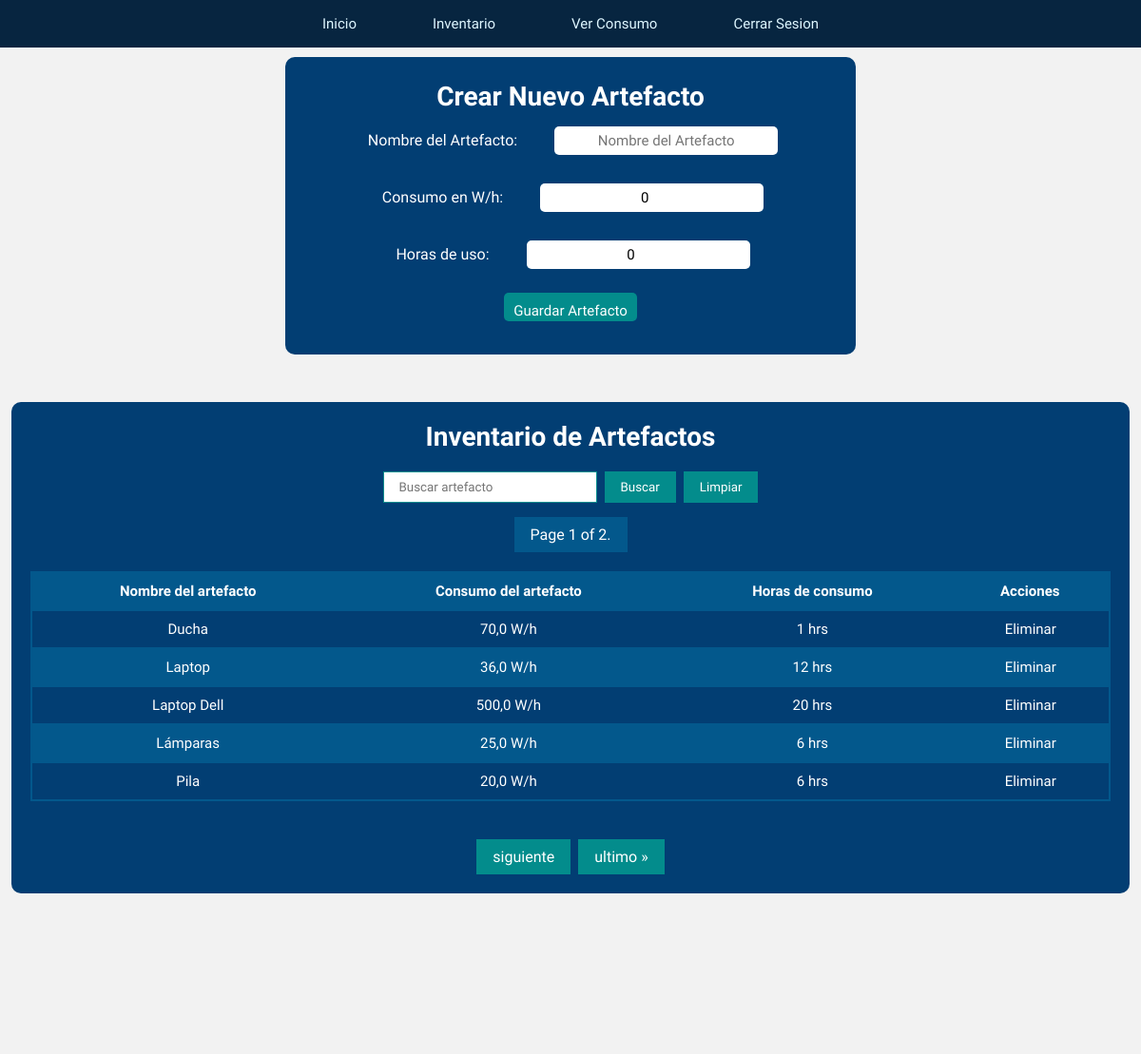
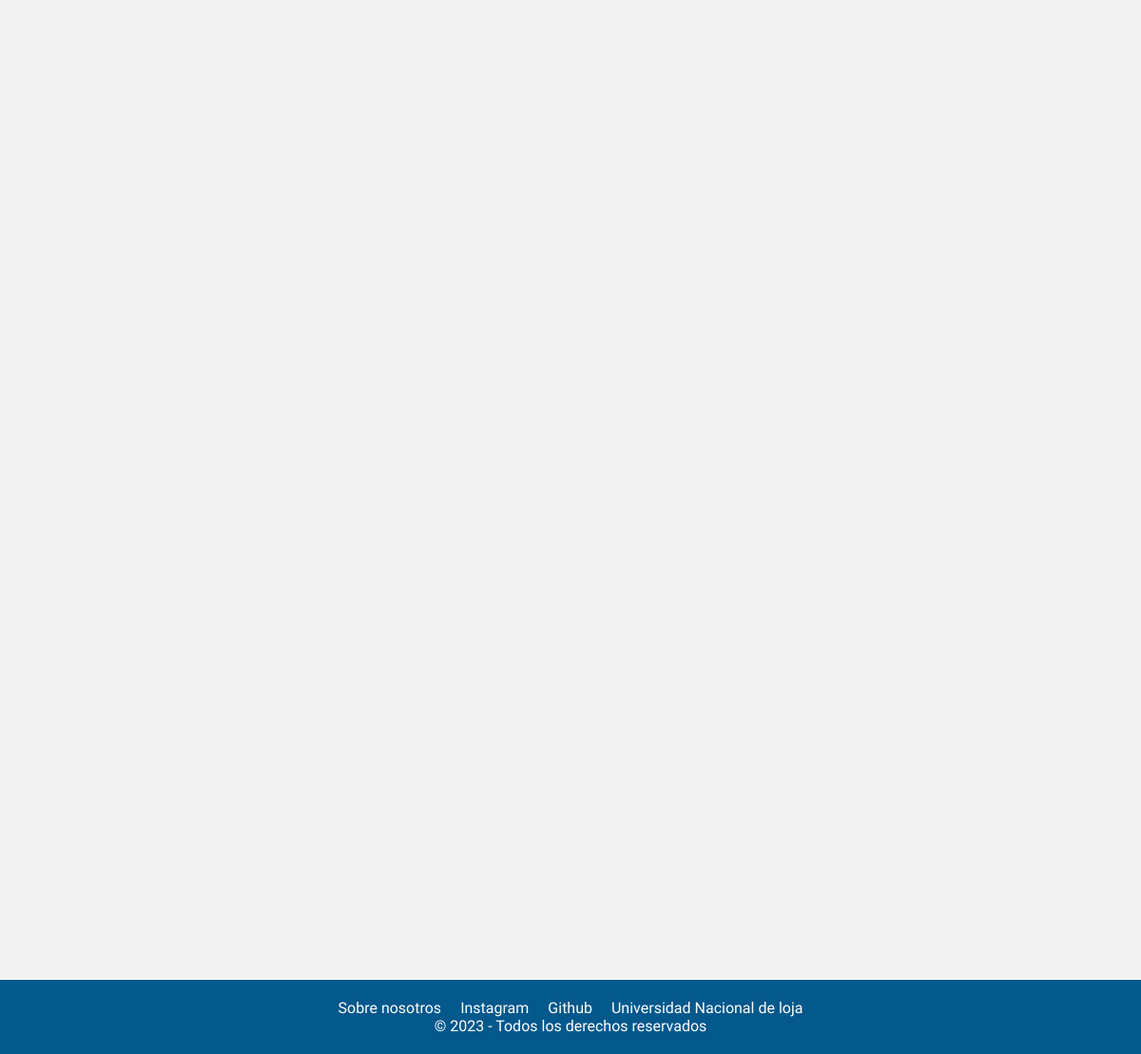
The app's page /paginaUsuario/inventario/artefactos/ (signed in) with its own data (2 pictures, top to bottom).
### energy/models.py (models this page shows, shortened)
class Artefacto(models.Model):
    user = models.ForeignKey(User, on_delete=models.CASCADE)
    nombre_artefacto = models.CharField(max_length=20)
    consumo_wh = models.FloatField(default=0)
    horas_de_uso = models.PositiveIntegerField(default=0)

### energy/views.py (the view, shortened to what this page needs)
# urls.py: path('paginaUsuario/inventario/artefactos/', artefacto, name="artefacto"),
def artefacto(request):
    if request.user.is_anonymous:
        return redirect('home')
    if request.user.is_authenticated:
        print(request.user.modoclaro.modo_claro)  # Corregir esta línea
        artefacto = Artefacto.objects.filter(user=request.user)
        if request.method == 'GET':
            form = ArtefactoForm()
            artefacto = artefacto.order_by('nombre_artefacto')
            paginacion_artefacto = Paginator(artefacto, 5)
            numero_pagina = request.GET.get('page')
            artefacto = paginacion_artefacto.get_page(numero_pagina)
            return render(request, 'energy/home/artefacto.html', {
                'form': form,
                'artefacto': artefacto,
                'filtrar_artefacto': FiltrarArtefactoForm
            })
        return render(request, 'energy/home/artefacto.html', {
            'eliminar': eliminar_artefacto,
            'ver_todo': Artefacto.objects.filter(user=request.user),
            })

### energy/forms.py
class ArtefactoForm(forms.ModelForm):
    class Meta:
        model = Artefacto
        fields = ('nombre_artefacto', 'consumo_wh', 'horas_de_uso')
        widgets = {
            'nombre_artefacto': forms.TextInput(
                attrs={
                    'placeholder': 'Nombre del Artefacto'
                }
            ),
            'consumo_wh': forms.NumberInput(
                attrs={
                    'placeholder': 'Consumo en W/h'
                }
            ),
            'horas_de_uso': forms.NumberInput(
                attrs={
                    'placeholder': 'Horas de uso'
                }
            )
        }
        labels = {
            'nombre_artefacto': 'Nombre del Artefacto',
            'consumo_wh': 'Consumo en W/h',
            'horas_de_uso': 'Horas de uso',
        }

### energy/templates/energy/home/artefacto.html (shortened to what this page needs)
{% load static %}
<!DOCTYPE html>
<html lang="en">
<head>
    {% if  request.user.modoclaro.modo_claro %}
    <link rel="stylesheet" href="{% static 'energy/css/modo_claro/mc_artefacto3.css' %}">
    {% else %}
    <link rel="stylesheet" href="{% static 'energy/css/modo_oscuro/mo_artefacto.css' %}">
    {% endif %}
</head>
<body>
     <nav class="menu">
                <a href="{% url 'paginaUsuario' %}">Inicio</a>
                <a href="{% url 'inventario' %}">Inventario</a>
                <a href="{% url 'proyecciones' %}">Ver Consumo</a>
                <a href="{% url 'cerrarSesion' %}">Cerrar Sesion</a>
     </nav>
<section class="formCrearArtefactos">
    <h2>Crear Nuevo Artefacto</h2>
    <form method="post" action="{% url 'artefacto' %}">
      {{ form.as_p }}
      <button type="submit">Guardar Artefacto</button>
    </form>
</section>
<section class="tablaDeLosArtefactos">
<h2>Inventario de Artefactos</h2>
<form method="post" class="filtrar_artefacto">
    {{ filtrar_artefacto.nombre_artefacto }}
    <button type="submit"> Buscar</button>
    <button type="button"  class="ver_todo" ><a href="{% url 'artefacto' %}">Limpiar</a></button>
</form>
 <span class="current">
            Page {{ artefacto.number }} of {{ artefacto.paginator.num_pages }}.
 </span>
<table>
  <tr>
    <th>Nombre del artefacto</th>
    <th>Consumo del artefacto</th>
    <th>Horas de consumo</th>
    <th>Acciones</th>
  </tr>
  {% for artefactoList in artefacto %}
    <tr>
        <td>{{ artefactoList.nombre_artefacto }}</td>
        <td>{{ artefactoList.consumo_wh }} W/h</td>
        <td>{{ artefactoList.horas_de_uso }} hrs</td>
        <td class="acciones">
        <form method="post" action="{% url 'eliminarArtefacto' artefactoList.id %}">
          <button type="submit">Eliminar</button>
        </form>
        </td>
    </tr>
  {% endfor %}
</table>
<div class="pagination">
    <span class="step-links">
        {% if artefacto.has_next %}
            <a href="?page={{ artefacto.next_page_number }}">siguiente</a>
            <a href="?page={{ artefacto.paginator.num_pages }}">ultimo &raquo;</a>
        {% endif %}
    </span>
</div>
</section>
<footer>
    <nav class="navbarContactos">
        <ul class="contactos">
            <li><a href="{% url 'nosotros' %}">Sobre nosotros</a></li>
            <li><a href="https://www.instagram.com/foranix/">Instagram</a></li>
            <li><a href="https://github.com/SantiagoTamayo2002/energy_page#energy_page">Github</a></li>
            <li><a href="https://www.unl.edu.ec/">Universidad Nacional de loja</a></li>
        </ul>
    </nav>
    <p>&copy; 2023 - Todos los derechos reservados</p>
</footer>
</body>
</html>

### energy/static/energy/css/modo_claro/mc_artefacto3.css (style rules this page uses)
* { font-family: 'livvic', sans-serif; margin: 0; padding: 0; box-sizing: border-box; }
body { min-height: 100vh; background-color: #F2F2F2; color: #FFFFFF; }
.menu { position: relative; width: 100%; height: 50px; background: #072540; border-radius:0px; display: flex; justify-content: center; align-items: center; z-index: 2; }
.menu a { position: relative; display: inline-block; font-size: 15px; font-weight: 500; color: #DFF6FF; text-decoration: none; padding: 13px 35px; margin: 5px; z-index: 2; transition: color .5s; }
.menu a::after { content: ''; background: linear-gradient(10deg, #256D85, #038C8C); width: 100%; height: 100%; border-radius: 8px; position: absolute; top: 100%; left: 50%; transform: translate(-50%, -50%); z-index: -1; opacity: 0; transition: top .5s, opacity .5s; }
h2 { font-size: 28px; }
table { font-family: 'Livvic', Courier, monospace; width: 100%; font-size: 15px; text-align: left; color: #ffffff; border-collapse: collapse; margin: 20px; }
table button { background-color: #038C8C; padding: 2px; border-radius: 5px; color: #ffffff; cursor: pointer; }
th { font-weight: bolder; text-align: left; background-color: #03588C; }
tr { border: 2px solid #03588C; text-align: center; padding: 8px; }
tbody tr:nth-child(odd) { background-color: #03588C; }
th { text-align: center; align-content: center; padding: 10px; }
td { text-align: center; padding: 10px; }
.formCrearArtefactos { display: flex; flex-direction: column; justify-content: center; align-items: center; padding: 25px; border-radius: 10px; background-color: #023E73; width: 50%; margin: auto; margin-top: 10px; margin-bottom: 50px; text-align: center; }
.formCrearArtefactos input { margin: 15px; padding: 10px; border-radius: 5px; border: none; height: 30px; font-size: 15px; text-align: center; align-content: center; align-items: center; }
.formCrearArtefactos label { margin: 20px; }
.formCrearArtefactos button { color: #ffffff; padding: 10px; border: none; cursor: pointer; border-radius: 5px; height: 30px; font-size: 15px; background-color: #038C8C; margin: 10px; }
.tablaDeLosArtefactos { display: flex; flex-direction: column; justify-content: center; align-items: center; margin: 10%; padding: 20px; border-radius: 10px; background-color: #023E73; width: 98%; margin: auto; margin-top: 50px; margin-bottom: 50px; }
.acciones { contain: content; align-content: center; text-align: center; padding: 0px; cursor: pointer; }
.acciones form button { width: 100%; height: 100%; cursor: pointer; text-align: center; align-content: center; align-items: center; background: rgba(11,51,255,0); padding: 5px; color: #ffffff; font-size: 15px; border-style: none; }
.pagination { display: flex; justify-content: center; align-items: center; margin-top: 20px; }
.pagination a { color: #ffffff; float: left; padding: 8px 16px; text-decoration: none; transition: .3s; background-color: #038C8C; border: 1px solid #038C8C; }
.step-links { display: flex; align-items: center; justify-content: center; }
.step-links a { padding: 8px 16px; text-decoration: none; border: 1px solid #038C8C; margin: 0 4px; }
.current { color: #ffffff; margin-top: 15px; padding: 8px 16px; text-decoration: none; border: 1px solid #03588C; background-color: #03588C; display: block; text-align: center; }
.filtrar_artefacto { display: flex; justify-content: center; align-items: center; margin-top: 20px; }
.filtrar_artefacto input { padding: 8px 16px; text-decoration: none; border: 1px solid #038C8C; margin: 0 4px; }
.filtrar_artefacto button { padding: 8px 16px; text-decoration: none; border: 1px solid #038C8C; margin: 0 4px; background-color: #038C8C; color: #ffffff; cursor: pointer; }
.ver_todo { display: inline-block; padding: 8px 16px; text-decoration: none; border: 1px solid white; margin: 0 4px; background-color: #47B5FF; color: white; cursor: pointer; }
footer { background-color: #03588C; color: #ffffff; padding: 20px; text-align: center; position: fixed; bottom: 0; width: 100%; box-sizing: border-box; }
.contactos { display: flex; justify-content: center; align-items: center; list-style: none; padding: 0; }
.contactos li { margin: 0 10px; }
.contactos a { color: #ffffff; text-decoration: none; transition: color .5s; }
@media screen and (min-width: 480px) { footer { position: relative; bottom: 0; margin-top: 100%; width: 100%; } }

### energy/templates/energy/home/artefacto.html (style rules this page uses)
.ver_todo a { text-decoration: none; color: white; }

### records on screen
Artefacto: nombre_artefacto "Ducha", consumo_wh "70,0", horas_de_uso "1"
Artefacto: nombre_artefacto "Laptop", consumo_wh "36,0", horas_de_uso "12"
Artefacto: nombre_artefacto "Laptop Dell", consumo_wh "500,0", horas_de_uso "20"
Artefacto: nombre_artefacto "Lámparas", consumo_wh "25,0", horas_de_uso "6"
Artefacto: nombre_artefacto "Pila", consumo_wh "20,0", horas_de_uso "6"

### other values on screen
{{ artefacto.number }} "1"
{{ artefacto.paginator.num_pages }} "2"
